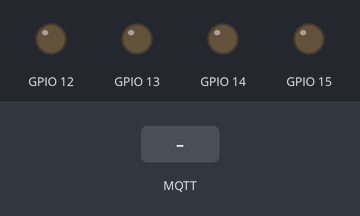
Recording of a sketch running on a simulated ESP32. Parts: output pins drawn as LEDs (lit = HIGH). Inputs (shaded band) come from the test bench. WiFi joins after 1.5 s; servers stay silent unless stated; no MQTT or app messages arrive unless stated; what the sketch prints to the serial monitor is not drawn.

Above: at 4.9 s.
5.0 s: MQTT message "0" arrives on the first subscribed topic
At 5.4 s:
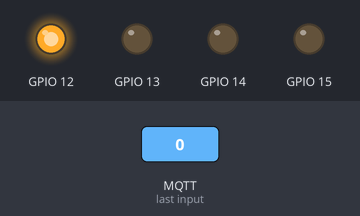
6.5 s: MQTT message "2" arrives on the first subscribed topic
At 7.0 s:
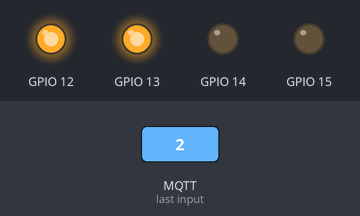
8.0 s: MQTT message "1" arrives on the first subscribed topic
At 9.0 s:
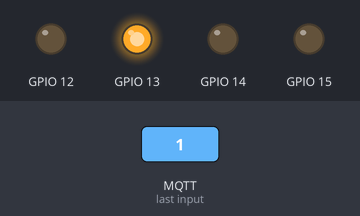
9.5 s: MQTT message "4" arrives on the first subscribed topic
At 10.5 s:
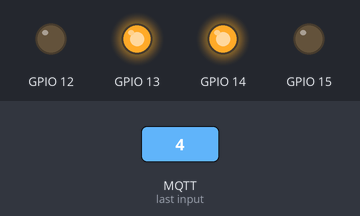
11.0 s: MQTT message "3" arrives on the first subscribed topic
At 11.3 s:
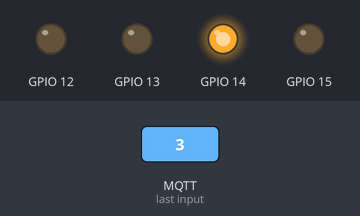
12.5 s: MQTT message "6" arrives on the first subscribed topic
At 12.9 s:
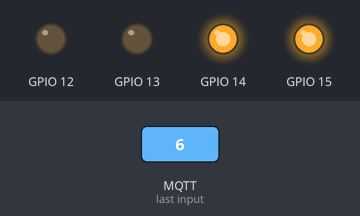
Timing chart, 0 to 15.0 s (numbered marks = the images above; inputs shaded):
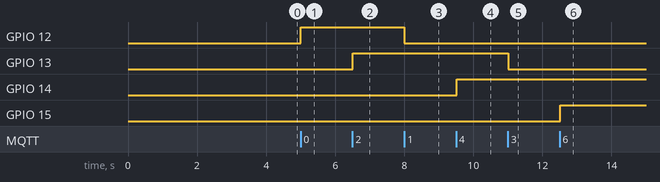

The sketch:

esp.ino
```cpp
// Code to upload onto ESP8266
#include <PubSubClient.h>
#include <WiFi.h>

const char* ssid = "Yusef_2GExt";
const char* password = "054652898";

#define MQTT_SERVER  "10.0.0.18"   /// example 192.168.0.19

long now = millis();
long lastMeasure = 0;
//String value = "";
char* Topic = "inTopic";

WiFiClient wifiClient;
void setup() {
  //initialize the light as an output and set to LOW (off)

  //start the serial line for debugging
  Serial.begin(9600);
  delay(100);
    pinMode(12,OUTPUT);
  pinMode(13,OUTPUT);
  pinMode(14,OUTPUT);
  pinMode(15,OUTPUT);
  delay(100);
  //start wifi subsystem
  WiFi.begin(ssid, password);
    while (WiFi.status() != WL_CONNECTED) {
      Serial.print(".");
      delay(500);
    }
  //wait a bit before starting the main loop
      delay(2000);
      if(WiFi.status() == WL_CONNECTED)
      {

        Serial.println("");
  Serial.println("WiFi connected.");
  Serial.println("IP address: ");
  Serial.println(WiFi.localIP());

  }
}

PubSubClient client(MQTT_SERVER,1883, callback, wifiClient);
void loop() {

  if (!client.connected() && WiFi.status()== 3) {reconnect();}
  client.loop();
  delay(20);
  }
void callback(char* topic, byte* payload, unsigned int length) {
String topicStr = topic;
  // Switch on the LED if an 1 was received as first character
  if (payload[0] == '0') {
    client.publish("outTopic","Realy 1 is ON");
    Serial.print("0");
    digitalWrite(12,HIGH);}

  if (payload[0] == '1') {
    client.publish("outTopic","Realy 1 is OFF");
    Serial.print("1");
    digitalWrite(12,LOW);}

  if (payload[0] == '2') {
    client.publish("outTopic","Realy 2 is ON");
    Serial.print("2");
    digitalWrite(13,HIGH);}

  if (payload[0] == '3') {
    client.publish("outTopic","Realy 2 is OFF");
    Serial.print("3");
    digitalWrite(13,LOW);}

  if (payload[0] == '4') {
    client.publish("outTopic","Realy 3 is ON");
    Serial.print("4");
    digitalWrite(14,HIGH);}

  if (payload[0] == '5') {
    client.publish("outTopic","Realy 3 is OFF");
    Serial.print("5");
    digitalWrite(14,LOW);}

  if (payload[0] == '6') {
    client.publish("outTopic","Realy 4 is ON");
    Serial.print("6");
    digitalWrite(15,HIGH);}

  if (payload[0] == '7') {
    client.publish("outTopic","Realy 4 is OFF");
    Serial.print("7");
    digitalWrite(15,LOW);}
}
void reconnect() {
      // Loop until we're reconnected
         if(WiFi.status() != WL_CONNECTED){
         while (WiFi.status() != WL_CONNECTED){
              delay(500);
                                              }
                                           }
    //make sure we are connected
      if(WiFi.status() == WL_CONNECTED){
    //loop until we are recennected to mqtt broker
     while(!client.connected()){
     String clientName;
    clientName +="esp8266-";
    uint8_t mac[6];
    WiFi.macAddress(mac);
    clientName += macToStr(mac);
    if(client.connect((char*) clientName.c_str())){
      Serial.print("\tMT00 Connected");
      client.subscribe(Topic);
      }
      //otherwise print failed for debugging
      else{Serial.println("\tFailed.");abort();}
    }
  }
}
//generate unique name for MAC Add
String macToStr(const uint8_t* mac){
  String result;
  for (int i = 0; i<6;++i){
    result += String(mac[i],16);
    if(i<5){
      result += ';';
      }
    }
    return result;
  }
```

Measured:
- after the input at 5.0 s, GPIO 12: LOW → HIGH at once
- after the input at 6.5 s, GPIO 13: LOW → HIGH at once
- after the input at 8.0 s, GPIO 12: HIGH → LOW at once
- after the input at 9.5 s, GPIO 14: LOW → HIGH at once
- after the input at 11.0 s, GPIO 13: HIGH → LOW at once
- after the input at 12.5 s, GPIO 15: LOW → HIGH at once
